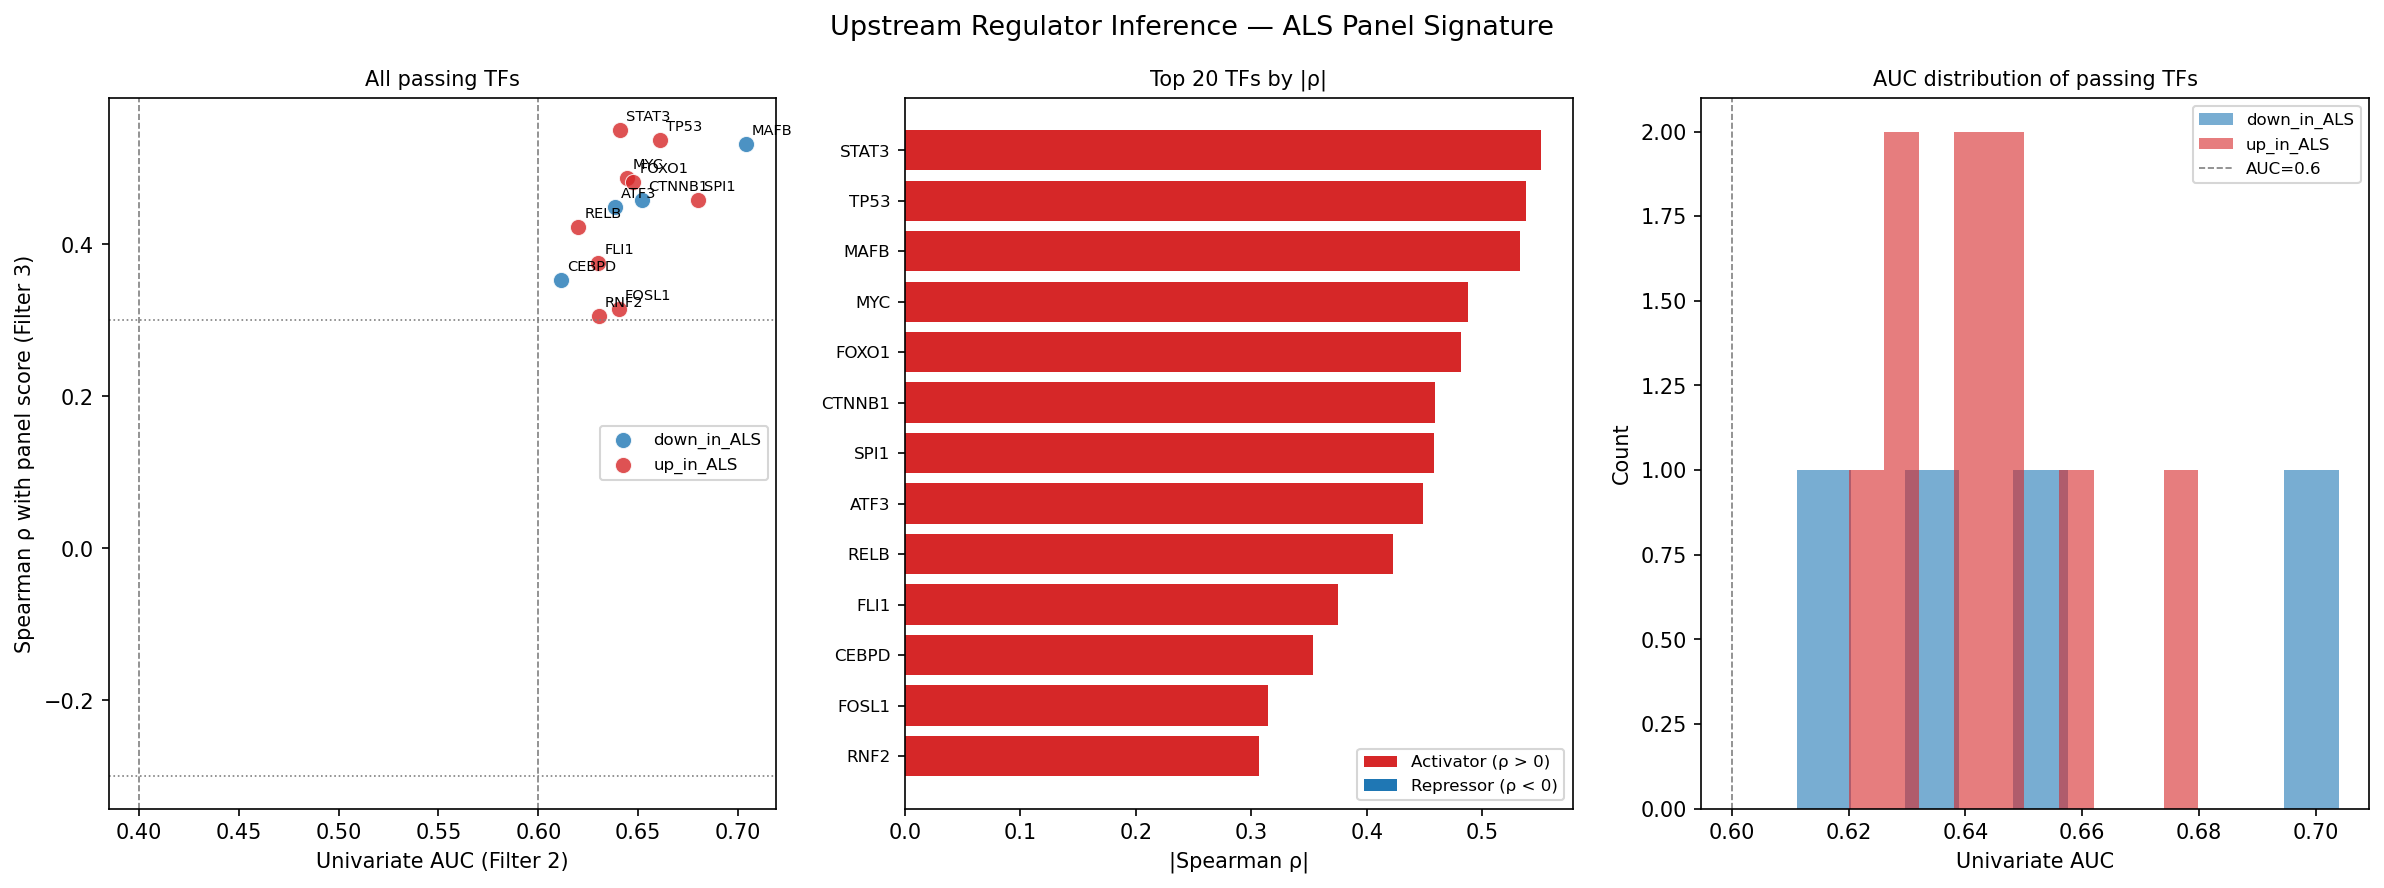

This chart was generated by the following Python code:
"""Upstream regulator inference (Step 8).

Three-filter approach to identify transcription factors (TFs) whose activity
is consistent with the 25-gene panel ALS signature.

Filter 1 — TF Enrichment (Enrichr)
    Query up_in_ALS and down_in_ALS protein-coding gene sets against three
    TF ChIP-seq/PWM libraries.  TF symbols extracted from term strings.
    Threshold: BH-adjusted p < 0.05.

Filter 2 — Differential Activity
    Each TF evaluated as a univariate ALS classifier on GPL24676 expression.
    AUC >= 0.60 → putative activator; AUC <= 0.40 → putative repressor.
    TFs not found in the pre-filtered expression matrix are skipped.

Filter 3 — Co-Expression with Panel Score
    Spearman rho between TF expression and composite panel Z-score across
    all 874 samples.  |rho| >= 0.30 retained; sign indicates activator (+)
    or repressor (-) role.

Outputs
-------
  upstream_regulators_results.csv     full TF table (all three filter values)
  upstream_regulators.png             summary figure (3 panels)
  upstream_regulators_statistics.txt  human-readable summary
"""

from __future__ import annotations

import re
import sys
import time
import pathlib
import warnings

import mygene
import numpy as np
import pandas as pd
from scipy.stats import spearmanr
from sklearn.metrics import roc_auc_score
from sklearn.preprocessing import StandardScaler

ALS_DIR = pathlib.Path(__file__).parents[1]
SCRIPT_DIR = pathlib.Path(__file__).parent
sys.path.insert(0, str(pathlib.Path(__file__).parents[2]))
sys.path.insert(0, str(ALS_DIR))

from utils import load_dataset  # noqa: E402

_PANEL_CSV = SCRIPT_DIR / "lgbm_core25_panel.csv"
_PREFILTER_X = SCRIPT_DIR / "lgbm_prefilter_X.npy"
_PREFILTER_NAMES = SCRIPT_DIR / "lgbm_prefilter_names.txt"

OUT_CSV = SCRIPT_DIR / "upstream_regulators_results.csv"
OUT_PNG = SCRIPT_DIR / "upstream_regulators.png"
OUT_TXT = SCRIPT_DIR / "upstream_regulators_statistics.txt"

PLATFORM = "GPL24676"

TF_LIBRARIES = [
    "ChEA_2022",
    "TRANSFAC_and_JASPAR_PWMs",
    "ENCODE_and_ChEA_Consensus_TFs_from_ChIP-X",
]

ENRICHR_PADJ_THRESH = 0.05   # BH-adjusted; falls back to nominal if 0 results
AUC_ACTIVATOR_THRESH = 0.60
AUC_REPRESSOR_THRESH = 0.40
SPEARMAN_THRESH = 0.30

# 12 protein-coding members of the 15-gene greedy-tail critical panel
# (greedy backward elimination peak at k=15, W.mean = 0.8921; equal cohort weights)
# Excludes EMP1: largest individual negative D_ZS in one-pass LOO but redundant
# in a 16-gene context (greedy elimination drops at step 10 with positive D_ZS).
_UP_GENES = [
    "FCN3", "PROS1", "SOHLH2", "HEXB", "MCEE", "SLC37A2", "SERTAD1",
]
_DOWN_GENES = [
    "ANGPT2", "TINAGL1", "CKMT2", "CLDN5", "NR4A1",
]


# ---------------------------------------------------------------------------
# Helpers
# ---------------------------------------------------------------------------


def _extract_tf_symbol(term: str) -> str:
    """Extract TF gene symbol from an Enrichr term string.

    All three libraries use the TF symbol as the first space-delimited token,
    optionally followed by ' (human)' or ' (mouse)' in TRANSFAC format.
    """
    sym = term.split()[0]
    # TRANSFAC may append _HUMAN or _MOUSE suffix
    sym = re.sub(r"[_-](HUMAN|MOUSE|human|mouse)$", "", sym)
    return sym.upper()


def _run_enrichr(gene_list: list[str], label: str) -> pd.DataFrame:
    """Run Enrichr ORA for gene_list against TF_LIBRARIES; return combined results."""
    import gseapy as gp

    all_rows: list[pd.DataFrame] = []
    for lib in TF_LIBRARIES:
        try:
            with warnings.catch_warnings():
                warnings.filterwarnings("ignore")
                res = gp.enrichr(
                    gene_list=gene_list,
                    gene_sets=lib,
                    outdir=None,
                    verbose=False,
                )
            df = res.results.copy()
            df.insert(0, "library", lib)
            df.insert(0, "gene_set", label)
            all_rows.append(df)
        except Exception as exc:
            print(f"  WARNING: {lib} failed for {label}: {exc}")

    if not all_rows:
        return pd.DataFrame()
    return pd.concat(all_rows, ignore_index=True)


def _collect_tf_candidates(enrichr_df: pd.DataFrame) -> tuple[dict[str, dict], str]:
    """Extract TF symbols passing significance threshold from Enrichr results.

    Tries BH-adjusted p < ENRICHR_PADJ_THRESH first; if 0 results (expected
    for small gene sets), falls back to nominal p < 0.05, then to top-50 by
    Combined Score.

    Returns (symbol_dict, threshold_used).
    symbol_dict: symbol → {gene_set, libraries, min_padj}.
    """
    padj_col = next(
        (c for c in enrichr_df.columns if "adjusted" in c.lower() or c == "Adjusted P-value"),
        None,
    )
    pval_col = next(
        (c for c in enrichr_df.columns if c.lower() == "p-value" or c == "P-value"),
        None,
    )
    score_col = next(
        (c for c in enrichr_df.columns if "combined" in c.lower()),
        None,
    )
    term_col = next((c for c in enrichr_df.columns if c == "Term"), None)

    if term_col is None:
        print(f"  WARNING: unexpected Enrichr columns: {enrichr_df.columns.tolist()}")
        return {}, "none"

    def _extract_from_subset(sub: pd.DataFrame, thresh_label: str) -> dict[str, dict]:
        tf_map: dict[str, dict] = {}
        for _, row in sub.iterrows():
            sym = _extract_tf_symbol(str(row[term_col]))
            if not sym or len(sym) < 2:
                continue
            pval = float(row[padj_col]) if padj_col else 1.0
            if sym not in tf_map:
                tf_map[sym] = {
                    "gene_set": row["gene_set"],
                    "libraries": set(),
                    "min_padj": pval,
                }
            tf_map[sym]["libraries"].add(row["library"])
            tf_map[sym]["min_padj"] = min(tf_map[sym]["min_padj"], pval)
        return tf_map

    # Try BH-adjusted first
    if padj_col:
        sig = enrichr_df[enrichr_df[padj_col] < ENRICHR_PADJ_THRESH]
        if len(sig) > 0:
            return _extract_from_subset(sig, f"BH-adj p<{ENRICHR_PADJ_THRESH}"), f"BH-adj p<{ENRICHR_PADJ_THRESH}"

    # Fall back to nominal p < 0.05
    print(f"  NOTE: 0 BH-adj results; falling back to nominal p < 0.05")
    if pval_col:
        sig = enrichr_df[enrichr_df[pval_col] < 0.05]
        if len(sig) > 0:
            return _extract_from_subset(sig, "nominal p<0.05"), "nominal p<0.05"

    # Last resort: top 50 by combined score
    print(f"  NOTE: 0 nominal-p results; using top 50 by Combined Score")
    if score_col:
        sig = enrichr_df.nlargest(50, score_col)
        return _extract_from_subset(sig, "top-50 combined score"), "top-50 combined score"

    return {}, "none"


def _map_symbols_to_ensg(symbols: list[str]) -> dict[str, str]:
    """Map HGNC symbols → base ENSG IDs via MyGeneInfo (batched, with retry)."""
    mg_client = mygene.MyGeneInfo()
    sym_to_ensg: dict[str, str] = {}
    batch_size = 500

    for start in range(0, len(symbols), batch_size):
        chunk = symbols[start : start + batch_size]
        for attempt in range(3):
            try:
                hits = mg_client.querymany(
                    chunk,
                    scopes="symbol",
                    fields="ensembl.gene",
                    species="human",
                    verbose=False,
                )
                for h in hits:
                    ensg = h.get("ensembl", {})
                    if isinstance(ensg, list):
                        ensg = ensg[0]
                    gene_id = ensg.get("gene", "") if isinstance(ensg, dict) else ""
                    if gene_id:
                        sym_to_ensg[h["query"]] = gene_id
                break
            except Exception as exc:
                wait = 5 * (2**attempt)
                print(f"  Retry {attempt + 1} in {wait}s ({exc})")
                time.sleep(wait)

    return sym_to_ensg


def _build_panel_ensg_map(prefilter_names: list[str]) -> dict[str, int]:
    """Return base_ensg → column_index for the prefilter matrix."""
    return {n.split(".")[0]: i for i, n in enumerate(prefilter_names)}


def _compute_composite_score(
    X: np.ndarray,
    prefilter_names: list[str],
    panel_csv: pathlib.Path,
) -> np.ndarray:
    """Composite panel Z-score: mean(z_up_genes) - mean(z_down_genes).

    Uses protein-coding panel genes with confirmed symbol and direction.
    StandardScaler fitted on all 874 samples jointly.
    """
    panel = pd.read_csv(panel_csv)
    # Build symbol → versioned_feature map
    sym_to_feat: dict[str, str] = {}
    for _, row in panel.iterrows():
        sym = str(row.get("symbol", "")).strip()
        feat = str(row.get("feature", "")).strip()
        if sym and not sym.startswith("ENSG"):
            sym_to_feat[sym] = feat

    base_to_col = _build_panel_ensg_map(prefilter_names)
    scaler = StandardScaler()
    X_f64 = X.astype(np.float64)

    def _gene_z(sym: str) -> np.ndarray | None:
        feat = sym_to_feat.get(sym)
        if feat is None:
            return None
        base = feat.split(".")[0]
        col = base_to_col.get(base)
        if col is None:
            return None
        vec = X_f64[:, col].reshape(-1, 1)
        return scaler.fit(vec).transform(vec).ravel()

    up_cols = [_gene_z(s) for s in _UP_GENES]
    down_cols = [_gene_z(s) for s in _DOWN_GENES]
    up_cols = [z for z in up_cols if z is not None]
    down_cols = [z for z in down_cols if z is not None]

    print(f"  Composite score: {len(up_cols)} up genes, {len(down_cols)} down genes")
    score = np.mean(up_cols, axis=0) - np.mean(down_cols, axis=0)
    return score  # (874,)


# ---------------------------------------------------------------------------
# Filters 2 & 3
# ---------------------------------------------------------------------------


def _evaluate_tfs(
    tf_candidates: dict[str, dict],
    sym_to_ensg: dict[str, str],
    base_to_col: dict[str, int],
    X: np.ndarray,
    y: np.ndarray,
    composite_score: np.ndarray,
) -> list[dict]:
    """Apply Filters 2 and 3 to TF candidates; return rows for the results table."""
    rows: list[dict] = []
    n_not_found = 0

    for sym, meta in tf_candidates.items():
        ensg = sym_to_ensg.get(sym)
        if ensg is None:
            n_not_found += 1
            continue
        col = base_to_col.get(ensg)
        if col is None:
            n_not_found += 1
            continue

        expr = X[:, col].astype(np.float64)

        # Filter 2 — univariate AUC
        try:
            auc = roc_auc_score(y, expr)
            auc = max(auc, 1.0 - auc)
        except Exception:
            continue

        if auc < AUC_ACTIVATOR_THRESH and auc > AUC_REPRESSOR_THRESH:
            continue  # does not pass Filter 2

        direction_f2 = "activator" if auc >= AUC_ACTIVATOR_THRESH else "repressor"

        # Filter 3 — co-expression with composite score
        rho, pval = spearmanr(expr, composite_score)
        if abs(rho) < SPEARMAN_THRESH:
            continue

        direction_f3 = "activator" if rho > 0 else "repressor"
        rows.append({
            "symbol": sym,
            "gene_set": meta["gene_set"],
            "libraries": "|".join(sorted(meta["libraries"])),
            "n_libraries": len(meta["libraries"]),
            "min_enrichr_padj": meta["min_padj"],
            "auc": round(auc, 4),
            "direction_f2": direction_f2,
            "spearman_rho": round(rho, 4),
            "spearman_p": round(pval, 6),
            "direction_f3": direction_f3,
            "ensg": ensg,
        })

    print(f"  TFs not found in prefilter matrix: {n_not_found}")
    return rows


# ---------------------------------------------------------------------------
# Plotting
# ---------------------------------------------------------------------------


def _plot(results_df: pd.DataFrame) -> None:
    import matplotlib
    matplotlib.use("Agg")
    import matplotlib.pyplot as plt

    fig, axes = plt.subplots(1, 3, figsize=(16, 6))
    fig.suptitle("Upstream Regulator Inference — ALS Panel Signature", fontsize=13)

    # Panel 1: scatter AUC vs Spearman rho, coloured by gene_set
    ax = axes[0]
    colours = {"up_in_ALS": "#d62728", "down_in_ALS": "#1f77b4"}
    for gs, grp in results_df.groupby("gene_set"):
        ax.scatter(
            grp["auc"], grp["spearman_rho"],
            c=colours.get(gs, "grey"), label=gs, alpha=0.8, s=60, edgecolors="white", lw=0.5,
        )
        for _, row in grp.iterrows():
            ax.annotate(
                row["symbol"], (row["auc"], row["spearman_rho"]),
                fontsize=7, ha="left", va="bottom",
                xytext=(3, 3), textcoords="offset points",
            )
    ax.axvline(AUC_ACTIVATOR_THRESH, ls="--", lw=0.8, color="grey")
    ax.axvline(AUC_REPRESSOR_THRESH, ls="--", lw=0.8, color="grey")
    ax.axhline(SPEARMAN_THRESH, ls=":", lw=0.8, color="grey")
    ax.axhline(-SPEARMAN_THRESH, ls=":", lw=0.8, color="grey")
    ax.set_xlabel("Univariate AUC (Filter 2)", fontsize=10)
    ax.set_ylabel("Spearman ρ with panel score (Filter 3)", fontsize=10)
    ax.set_title("All passing TFs", fontsize=10)
    ax.legend(fontsize=8)

    # Panel 2: top TFs by |rho|, coloured by direction_f3
    ax = axes[1]
    top = results_df.reindex(results_df["spearman_rho"].abs().sort_values(ascending=False).index).head(20)
    colours2 = {"activator": "#d62728", "repressor": "#1f77b4"}
    bar_colours = [colours2.get(d, "grey") for d in top["direction_f3"]]
    bars = ax.barh(range(len(top)), top["spearman_rho"].abs(), color=bar_colours)
    ax.set_yticks(range(len(top)))
    ax.set_yticklabels(top["symbol"], fontsize=8)
    ax.invert_yaxis()
    ax.set_xlabel("|Spearman ρ|", fontsize=10)
    ax.set_title("Top 20 TFs by |ρ|", fontsize=10)
    from matplotlib.patches import Patch
    ax.legend(handles=[
        Patch(facecolor="#d62728", label="Activator (ρ > 0)"),
        Patch(facecolor="#1f77b4", label="Repressor (ρ < 0)"),
    ], fontsize=8)

    # Panel 3: AUC distribution of passing TFs
    ax = axes[2]
    for gs, grp in results_df.groupby("gene_set"):
        ax.hist(grp["auc"], bins=10, alpha=0.6, label=gs, color=colours.get(gs, "grey"))
    ax.axvline(AUC_ACTIVATOR_THRESH, ls="--", lw=0.8, color="grey", label=f"AUC={AUC_ACTIVATOR_THRESH}")
    ax.set_xlabel("Univariate AUC", fontsize=10)
    ax.set_ylabel("Count", fontsize=10)
    ax.set_title("AUC distribution of passing TFs", fontsize=10)
    ax.legend(fontsize=8)

    plt.tight_layout()
    plt.savefig(OUT_PNG, dpi=150, bbox_inches="tight")
    plt.close()
    print(f"  Plot saved: {OUT_PNG}")


# ---------------------------------------------------------------------------
# Statistics output
# ---------------------------------------------------------------------------


def _write_statistics(results_df: pd.DataFrame, n_f1: int, n_f2: int, thresh_used: str = "") -> None:
    lines = [
        "Upstream Regulator Inference — ALS Panel Signature (Step 8)",
        "=" * 70,
        f"Gene sets queried:",
        f"  up_in_ALS   ({len(_UP_GENES)} genes): {', '.join(_UP_GENES)}",
        f"  down_in_ALS ({len(_DOWN_GENES)} genes): {', '.join(_DOWN_GENES)}",
        f"TF libraries: {', '.join(TF_LIBRARIES)}",
        f"",
        f"Filter 1 ({thresh_used}): {n_f1} unique TF candidates",
        f"Filter 2 (AUC >= {AUC_ACTIVATOR_THRESH} or <= {AUC_REPRESSOR_THRESH}): {n_f2} passed",
        f"Filter 3 (|Spearman rho| >= {SPEARMAN_THRESH}): {len(results_df)} passed all filters",
        "",
    ]

    for gs in ["up_in_ALS", "down_in_ALS"]:
        sub = results_df[results_df["gene_set"] == gs].sort_values(
            "spearman_rho", key=abs, ascending=False
        )
        lines.append("=" * 70)
        lines.append(f"Gene set: {gs} — {len(sub)} TFs passed all 3 filters")
        lines.append(
            f"{'Symbol':<12} {'AUC':>6} {'rho':>7} {'p(rho)':>10} "
            f"{'Role':>10} {'Libraries'}"
        )
        lines.append("-" * 70)
        for _, row in sub.iterrows():
            role = row["direction_f3"]
            lines.append(
                f"{row['symbol']:<12} {row['auc']:>6.4f} {row['spearman_rho']:>7.4f} "
                f"{row['spearman_p']:>10.4e} {role:>10}  {row['libraries']}"
            )
        if sub.empty:
            lines.append("  (no TFs passed all 3 filters for this gene set)")

    lines += [
        "",
        "=" * 70,
        "BIOLOGICAL INTERPRETATION",
        "-" * 70,
    ]

    act = results_df[results_df["direction_f3"] == "activator"].sort_values(
        "spearman_rho", ascending=False
    )
    rep = results_df[results_df["direction_f3"] == "repressor"].sort_values(
        "spearman_rho", ascending=True
    )

    lines.append(f"Activators (rho > 0, AUC >= {AUC_ACTIVATOR_THRESH}): {len(act)}")
    for _, row in act.head(10).iterrows():
        lines.append(f"  {row['symbol']}: AUC={row['auc']:.4f}, rho={row['spearman_rho']:.4f} [{row['gene_set']}]")

    lines.append(f"\nRepressors (rho < 0, AUC <= {AUC_REPRESSOR_THRESH}): {len(rep)}")
    for _, row in rep.head(10).iterrows():
        lines.append(f"  {row['symbol']}: AUC={row['auc']:.4f}, rho={row['spearman_rho']:.4f} [{row['gene_set']}]")

    lines += [
        "",
        "=" * 70,
        "OUTPUT FILES",
        f"  Full results table: {OUT_CSV}",
        f"  Plot:               {OUT_PNG}",
        f"  Statistics:         {OUT_TXT}",
    ]

    OUT_TXT.write_text("\n".join(lines) + "\n")
    print(f"  Statistics written: {OUT_TXT}")


# ---------------------------------------------------------------------------
# Main
# ---------------------------------------------------------------------------


def main() -> None:
    print("=" * 65)
    print("Upstream Regulator Inference (Step 8)")
    print("=" * 65)

    # Load expression matrix and labels
    print("\n[1] Loading prefilter matrix and labels ...")
    X = np.load(_PREFILTER_X)
    prefilter_names: list[str] = _PREFILTER_NAMES.read_text().splitlines()
    base_to_col = _build_panel_ensg_map(prefilter_names)

    (ds,) = load_dataset(
        "GSE153960", platform=PLATFORM, resources_dir=ALS_DIR / "resources"
    )
    y = ds.y.values.astype(int)
    print(f"  X: {X.shape} | ALS: {y.sum()} | Control: {(y==0).sum()}")

    # Compute composite panel Z-score
    print("\n[2] Computing composite panel Z-score ...")
    composite_score = _compute_composite_score(X, prefilter_names, _PANEL_CSV)
    print(f"  Score range: [{composite_score.min():.3f}, {composite_score.max():.3f}]")

    # Filter 1: Enrichr TF enrichment
    print("\n[3] Running Enrichr TF enrichment (Filter 1) ...")
    enrichr_up = _run_enrichr(_UP_GENES, "up_in_ALS")
    enrichr_down = _run_enrichr(_DOWN_GENES, "down_in_ALS")
    enrichr_all = pd.concat([enrichr_up, enrichr_down], ignore_index=True)

    tf_candidates, thresh_used = _collect_tf_candidates(enrichr_all)
    n_f1 = len(tf_candidates)
    print(f"  Filter 1: {n_f1} unique TF candidates (threshold: {thresh_used})")

    if n_f1 == 0:
        print("  No TFs passed Filter 1. Exiting.")
        return

    # Map TF symbols → ENSG IDs
    print("\n[4] Mapping TF symbols → ENSG IDs via MyGeneInfo ...")
    tf_symbols = list(tf_candidates.keys())
    sym_to_ensg = _map_symbols_to_ensg(tf_symbols)
    print(f"  Mapped {len(sym_to_ensg)} / {len(tf_symbols)} TF symbols to ENSG IDs")

    # Filters 2 & 3
    print("\n[5] Applying Filters 2 (AUC) and 3 (co-expression) ...")
    rows = _evaluate_tfs(
        tf_candidates, sym_to_ensg, base_to_col, X, y, composite_score
    )
    n_f2 = sum(
        1 for sym in tf_candidates
        if sym_to_ensg.get(sym) and base_to_col.get(sym_to_ensg[sym]) is not None
    )

    results_df = pd.DataFrame(rows)
    if results_df.empty:
        print("  No TFs passed all 3 filters.")
        OUT_TXT.write_text("No TFs passed all 3 filters.\n")
        return

    results_df = results_df.sort_values("spearman_rho", key=abs, ascending=False)
    results_df.to_csv(OUT_CSV, index=False)
    print(f"  {len(results_df)} TFs passed all 3 filters")
    print(f"  Results saved: {OUT_CSV}")

    # Plot and statistics
    print("\n[6] Generating plot and statistics ...")
    _plot(results_df)
    _write_statistics(results_df, n_f1, n_f2, thresh_used)
    print("Done.")


if __name__ == "__main__":
    main()
